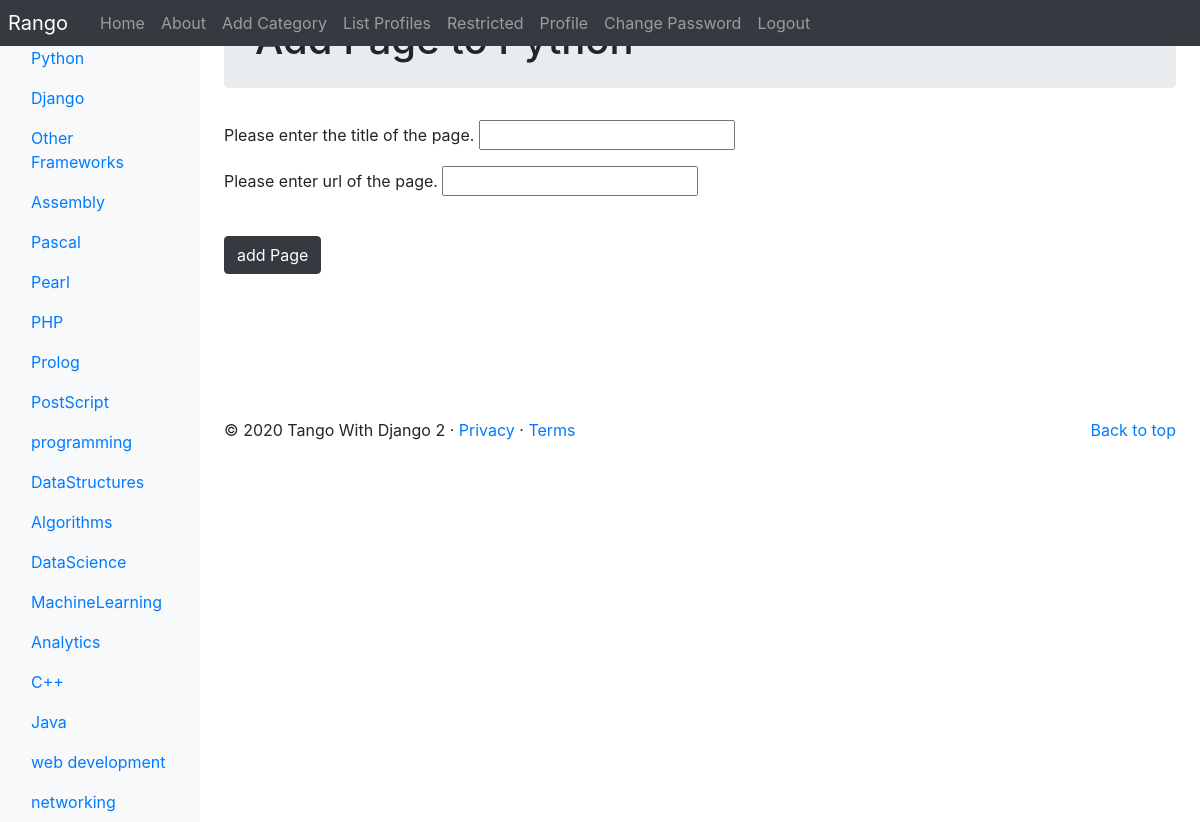
/rango/category/python/add_page/ (signed in), run on the app's committed database.
### rango/models.py (models this page shows, shortened)
class Category(models.Model):
	name = models.CharField(max_length=128, unique=True)
	views = models.IntegerField(default=0)
	likes = models.IntegerField(default=0)
	slug = models.SlugField(unique=True)
	class Meta:
		verbose_name_plural = 'Categories'

### rango/views.py (the view, shortened to what this page needs)
# urls.py: re_path(r'^category/(?P<category_name_slug>[\w\-]+)/add_page/$',views.add_page,name='add_page'),
@login_required
def add_page(request, category_name_slug):
	try:
		category = Category.objects.get(slug=category_name_slug)
	except Category.DoesNotExist:
		category = None
	if category is None:
		return redirect('/rango/')
	form = PageForm
	context_dict = {'form': form, 'category': category}
	return render(request,'rango/add_page.html', context=context_dict)

### rango/templatetags/rango_template_tags.py (called while the page is built)
@register.inclusion_tag('rango/categories.html')
def get_category_list(current_category=None):
	return {'categories': Category.objects.all(), 'current_category': current_category}

### templates/rango/add_page.html (shortened to what this page needs)
{% extends 'rango/base.html' %}
{% load staticfiles %}
{% block body_block %}
<div class="jumbotron p-3">
	<div class="container">
		<h1 class="jumbotron-heading">Add Page to {{ category.name }}</h1>
	</div>
</div>
<div class="container">
	<div class="row">
		<form role="form" id="page_form" method="post" action="/rango/category/{{ category.slug }}/add_page/">
			{% for field in form.visible_fields %}
			{{ field.help_text }}
			{{ field }}<br/>
			<div class="p-2"></div>
			{% endfor %}
			<br/>
			<button class="btn btn-dark" type="submit" name="submit">add Page</button>
			<div class="p-5"></div>
		</form>
	</div>
</div>
{% endblock %}s

### templates/rango/categories.html (shortened to what this page needs)
<ul class="nav flex-column">
	{% if categories %}
	{% for c in categories %}
	{% if c == current_category %}
	<li class="nav-item">
		<a class="nav-link active" href="{% url 'show_category' c.slug %}">
			{{ c.name }}</a>
	</li>
	{% else %}
	<li class="nav-item">
		<a class="nav-link" href="{% url 'show_category' c.slug %}">
			{{ c.name }}</a>
	</li>
	{% endif %}
	{% endfor %}
	{% else %}
	<li class="nav-item">No categories Yet!</li>
	{% endif %}
</ul>

### data on the page
Category: name "Python"
Category: name "Django"
Category: name "Other Frameworks"
Category: name "Assembly"
Category: name "Pascal"
Category: name "Pearl"
Category: name "PHP"
Category: name "Prolog"
Category: name "PostScript"
Category: name "programming"
Category: name "DataStructures"
Category: name "Algorithms"
Category: name "DataScience"
Category: name "MachineLearning"
Category: name "Analytics"
Category: name "C++"
Category: name "Java"
Category: name "web development"
Category: name "networking"

### other printed values
{{ field.help_text }} "Please enter the title of the page." "Please enter url of the page."
